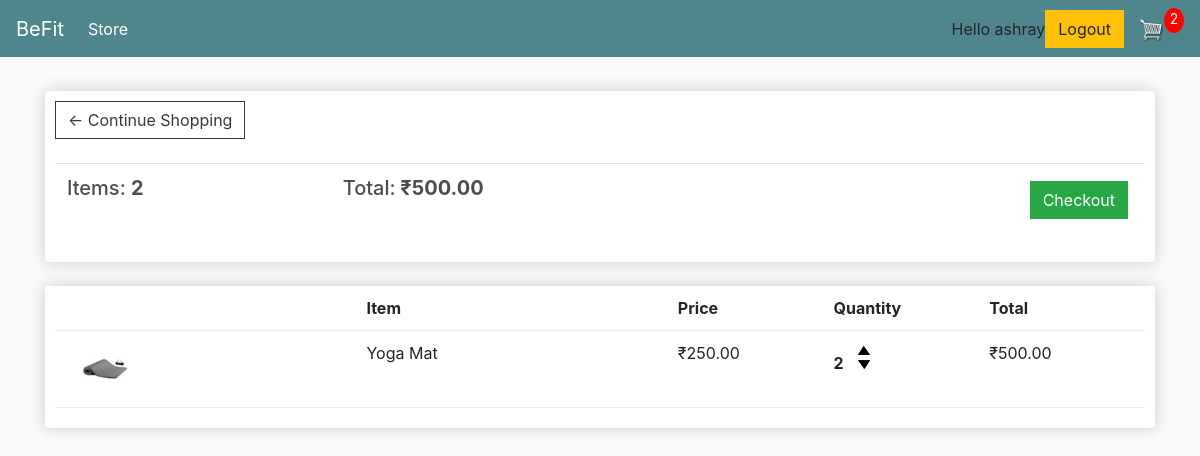
The app's page /cart/ (signed in) with its own data.
### store/models.py (models this page shows, shortened)
class Order(models.Model):
	customer = models.ForeignKey(Customer, on_delete=models.SET_NULL, null=True, blank=True)
	date_ordered = models.DateTimeField(auto_now_add=True)
	complete = models.BooleanField(default=False, null=True, blank=False)
	transaction_id = models.CharField(max_length=100, null=True)
	@property
	def get_cart_total(self):
		orderitems = self.orderitem_set.all()
		total = sum([item.get_total for item in orderitems])
		return total
	@property
	def get_cart_items(self):
		orderitems = self.orderitem_set.all()
		total = sum([item.quantity for item in orderitems])
		return total

class OrderItem(models.Model):
	product = models.ForeignKey(Product, on_delete=models.SET_NULL, null=True)
	order = models.ForeignKey(Order, on_delete=models.SET_NULL, null=True)
	quantity = models.IntegerField(default=0, null=True, blank=True)
	date_added = models.DateTimeField(auto_now_add=True)
	@property
	def get_total(self):
		total = self.product.price * self.quantity
		return total

class Product(models.Model):
	name = models.CharField(max_length=200)
	price = models.FloatField()
	digital = models.BooleanField(default=False, null=True, blank=True)
	image = models.ImageField(null=True, blank=True)
	@property
	def imageURL(self):
		try:
			url = self.image.url
		except:
			url = ''
		return url

### store/views.py (the view)
# urls.py: path('cart/', cart, name="cart"),
def cart(request):
    data = cartData(request)
    cartItems = data['cartItems']
    order = data['order']
    items = data['items']
    context = {'items':items, 'order':order, 'cartItems':cartItems}
    return render(request, 'store/cart.html', context)

### store/utils.py (called while the page is built)
def cartData(request):
	if request.user.is_authenticated:
		customer = request.user.customer
		order, created = Order.objects.get_or_create(customer=customer, complete=False)
		items = order.orderitem_set.all()
		cartItems = order.get_cart_items
	else:
		cookieData = cookieCart(request)
		cartItems = cookieData['cartItems']
		order = cookieData['order']
		items = cookieData['items']
	return {'cartItems':cartItems ,'order':order, 'items':items}

### templates/store/cart.html
{% extends 'store/main.html' %}
{% load static %}
{% block content %}
<div class="row">
    <div class="col-lg-12">
        <div class="box-element">
            <a class="btn btn-outline-dark" href="{% url 'store' %}">&#x2190; Continue Shopping</a>
            <br>
            <br>
            <table class="table">
                <tr>
                    <th>
                        <h5>Items: <strong>{{order.get_cart_items}}</strong></h5>
                    </th>
                    <th>
                        <h5>Total:<strong> ₹{{order.get_cart_total|floatformat:2}}</strong></h5>
                    </th>
                    <th>
                        <a style="float:right; margin:5px;" class="btn btn-success"
                            href="{% url 'checkout' %}">Checkout</a>
                    </th>
                </tr>
            </table>
        </div>
        <br>
        <div class="box-element">
            <div class="cart-row">
                <div style="flex:2"></div>
                <div style="flex:2"><strong>Item</strong></div>
                <div style="flex:1"><strong>Price</strong></div>
                <div style="flex:1"><strong>Quantity</strong></div>
                <div style="flex:1"><strong>Total</strong></div>
            </div>
            {% for item in items %}
            <div class="cart-row">
                <div style="flex:2"><img class="row-image" src="{{item.product.imageURL}}"></div>
                <div style="flex:2">{{item.product.name}}</div>
                <div style="flex:1">₹{{item.product.price|floatformat:2}}</div>
                <div style="flex:1">
                    <p class="quantity">{{item.quantity}}</p>
                    <div class="quantity">
                        <img data-product={{item.product.id}} data-action="add" class="chg-quantity update-cart" src="{% static  'store/images/arrow-up.png' %}">
                        <img data-product={{item.product.id}} data-action="remove" class="chg-quantity update-cart" src="{% static  'store/images/arrow-down.png' %}">
                    </div>
                </div>
                <div style="flex:1">₹{{item.get_total|floatformat:2}}</div>
            </div>
            {% endfor %}
        </div>
    </div>
</div>
{% endblock content %}

### templates/store/main.html (shortened to what this page needs)
<!DOCTYPE html>
{% load static %}
<html>
<head>
    <link rel="stylesheet" href="https://stackpath.bootstrapcdn.com/bootstrap/4.4.1/css/bootstrap.min.css"
>
    <link rel="stylesheet" type="text/css" href="{% static 'store/css/main.css' %}">
</head>
<body>
    <nav class="navbar navbar-expand-lg navbar-dark bg-dark">
        <a class="navbar-brand" href="{% url 'store' %}">BeFit</a>
        <div class="collapse navbar-collapse" id="navbarSupportedContent">
            <ul class="navbar-nav mr-auto">
                <li class="nav-item active">
                    <a class="nav-link" href="{% url 'store' %}">Store <span class="sr-only">(current)</span></a>
                </li>
            </ul>
            <div class="form-inline my-2 my-lg-0">
                <span>Hello {{request.user}}</span>
                <a href="{% url 'logout' %}" class="btn btn-warning">Logout</a>
                <a href="{% url 'cart' %}">
                    <img id="cart-icon" src="{% static 'store/images/cart.png' %}">
                </a>
                <p id="cart-total">{{cartItems}}</p>
            </div>
        </div>
    </nav>
    <div class="container">
        <br>
        {% block content %}
        {% endblock content %}
    </div>
</body>
</html>

### static/store/css/main.css (style rules this page uses)
body { background-color: hsl(0, 0%, 98%); }
h1,h2,h3,h4,h5,h6 { color:hsl(0, 0%, 30%); }
.box-element { box-shadow:hsl(0, 0%, 80%) 0 0 16px; background-color: #fff; border-radius: 4px; padding: 10px; }
.bg-dark { background-color: #4f868c!important; }
#cart-icon { width:25px; display: inline-block; margin-left: 15px; }
#cart-total { display: block; text-align: center; color:#fff; background-color: red; width: 20px; height: 25px; border-radius: 50%; font-size: 14px; }
.col-lg-4, .col-lg-6, .col-lg-8, .col-lg-12 { margin-top: 10px; }
.btn { border-radius: 0; }
.row-image { width: 100px; }
.cart-row { display: flex; align-items: flex-stretch; padding-bottom: 10px; margin-bottom: 10px; border-bottom: 1px solid #ececec; }
.quantity { display: inline-block; font-weight: 700; padding-right:10px; }
.chg-quantity { width: 12px; cursor: pointer; display: block; margin-top: 5px; transition:.1s; }

### records on screen
Order: get_cart_items "2", get_cart_total "500.00"
OrderItem: product.imageURL (picture), product.name "Yoga Mat", product.price "250.00", quantity "2", get_total "500.00"

### other values on screen
{{ request.user }} "ashray"
{{ cartItems }} "2"
